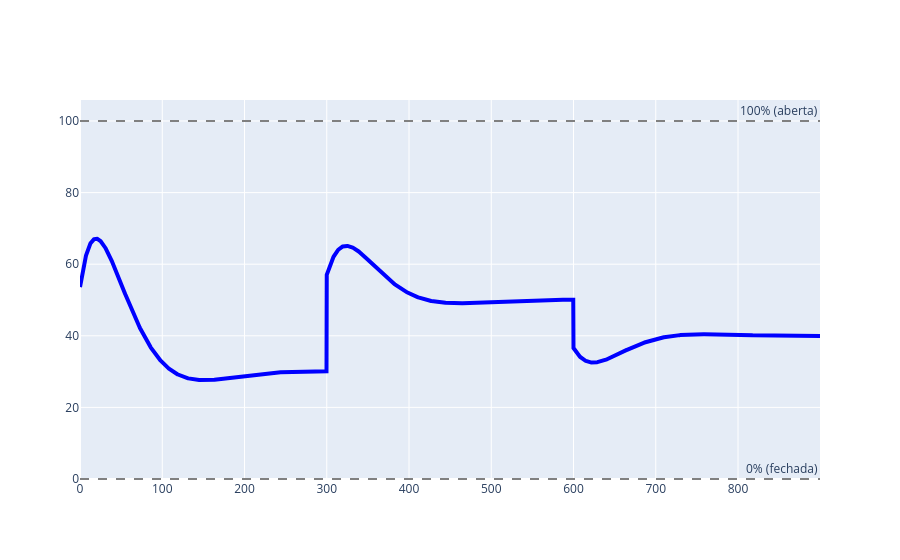

Here is the notebook cell this chart was saved with:
### Code cell
fig3 = go.Figure()
graficop=go.Scatter(    x=t,
                        y=Gfinal.outputs[1],
                        name='Nivel U(t)',
                        mode='lines',
                        line=dict(color="blue", width=4)

)
fig3.add_trace(graficop)
fig3.add_hline(y=0,   line_dash="dash", line_color="gray", annotation_text="0% (fechada)")
fig3.add_hline(y=100, line_dash="dash", line_color="gray", annotation_text="100% (aberta)")

### Figure 1 — Plotly figure (JSON) as saved in the notebook; plotly's stock layout.template omitted (floating-point values rounded to 4 significant figures; data arrays with more than 128 entries replaced by an {"elided": "..."} marker saying what was removed)
{"data": [{"line": {"color": "blue", "width": 4}, "mode": "lines", "name": "Nivel H(t)", "type": "scatter", "x": {"elided": "3000 float values"}, "y": {"elided": "3000 float values"}}], "layout": {"annotations": [{"showarrow": false, "text": "0% (fechada)", "x": 1, "xanchor": "right", "xref": "x domain", "y": 0, "yanchor": "bottom", "yref": "y"}, {"showarrow": false, "text": "100% (aberta)", "x": 1, "xanchor": "right", "xref": "x domain", "y": 100, "yanchor": "bottom", "yref": "y"}], "shapes": [{"line": {"color": "gray", "dash": "dash"}, "type": "line", "x0": 0, "x1": 1, "xref": "x domain", "y0": 0, "y1": 0, "yref": "y"}, {"line": {"color": "gray", "dash": "dash"}, "type": "line", "x0": 0, "x1": 1, "xref": "x domain", "y0": 100, "y1": 100, "yref": "y"}]}}
